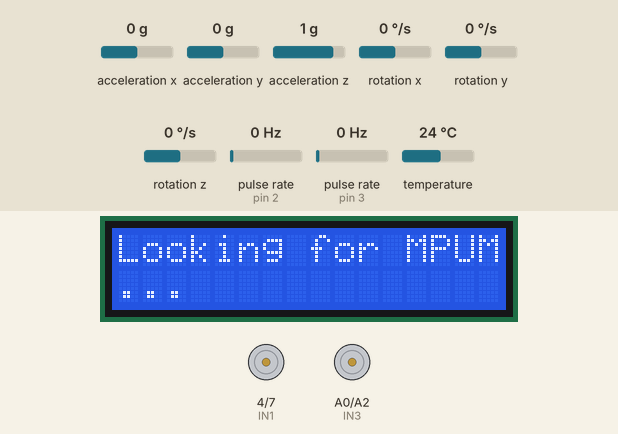
Recording of a sketch running on a simulated Arduino Uno, built with avr-gcc and run on an emulated ATmega328P. On the bench: 16×2 character LCD, motor-driver pin pairs drawn as motors (green arrow = first pin HIGH = forward, orange = second pin HIGH = backward, longer = more drive, scaled by the enable pin). Wiring (inferred from the names in the program): 2 × pulse sensor: data pin 2 / data pin 3. Inputs (shaded band) come from the test bench; at power-on: rotation z 0 °/s, pulse rate (sensors on pin 2, pin 3) 0 Hz, acceleration x 0 g, acceleration y 0 g, acceleration z 1 g, rotation x 0 °/s, rotation y 0 °/s, temperature 24 °C. What the sketch prints to the serial monitor is not drawn.

Above: at 1.0 s.
2.7 s: rotation z set to -192 °/s
5.7 s: pulse rate (sensor on pin 2) set to 100 Hz
At 7.77 s:
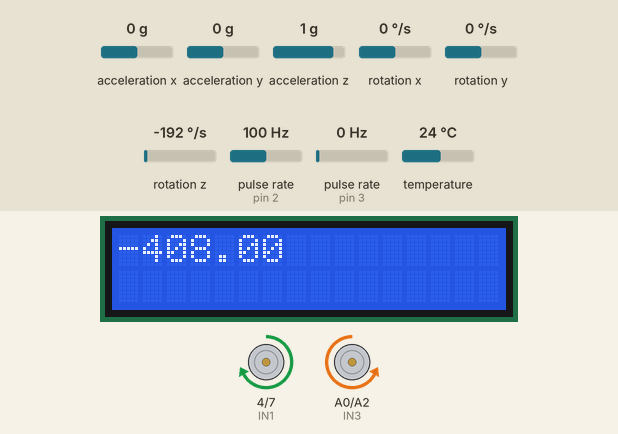
8.7 s: rotation z set to -100 °/s
At 11.6 s:
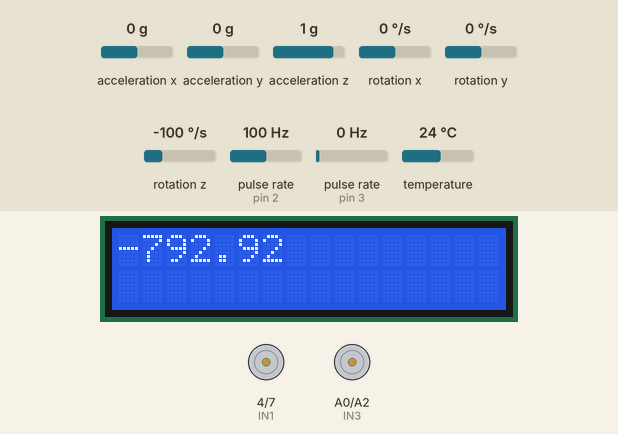
Timing chart, 0 to 13.1 s (numbered marks = the images above; inputs shaded):
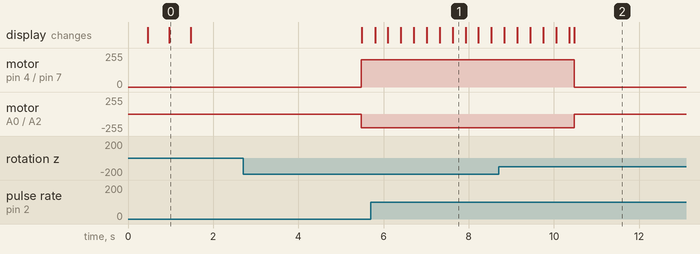

Measured:
- what the display in image 0 shows lasts 0.5 s, from 1.0 s to 1.5 s

The sketch:

ThreeSixtyTurn.ino
```cpp
#include <util/atomic.h>
#include <string.h>
#include <LiquidCrystal.h>
#include <Adafruit_MPU6050.h>
#include <Adafruit_Sensor.h>
#include <Wire.h>

const int LOOP_DELAY = 15;

// // Pin definitions
// Encoders
const int
  ENCODER_LEFT = 2,
  ENCODER_RIGHT = 3;

// Motor controls
const int
  ENA = 5,   // Enable right-side pair of motors -- Pair A
  ENB = 6,   // Enable left-side pair of motors -- Pair B
  IN1 = 4,   // Command Pair A forwards
  IN3 = A0,  // Command Pair A backwards
  IN2 = 7,   // Command Pair B forwards
  IN4 = A2;  // Command Pair B backwards

// ------------------------------------------------
// ------------------------------------------------

// // LCD
// LCD control pins
const int
  REGISTER_SELECT = 12,
  ENABLE = 13,
  DB4 = 8,
  DB5 = 9,
  DB6 = 10,
  DB7 = 11;
// Initialize the LCD
LiquidCrystal lcd(REGISTER_SELECT, ENABLE, DB4, DB5, DB6, DB7);

// ------------------------------------------------
// ------------------------------------------------

//// Common constants
double rad2deg = (double)180 / (double)PI;  // Convert whatever it's being multiplied with from radians to degrees

// ------------------------------------------------
// ------------------------------------------------

//// Distance & Time

// Distance calculation vars
float
  encoderAverage = 0.0,  // Calculated distance in centimeters
  distance = 0.0,        // Calculated distance in centimeters
  currDistTravelled = 0.0;
const int
  WHEEL_CIRCUM = 22,           // Circumference of the wheels of the line following car in centimeters
  PULSES_PER_REVOLUTION = 80;  // Number of pulses generated by the encoder wheel for one full revolution.
volatile int
  encLeft_highCount = 0,  // Count of '1's for ENCODER_LEFT
  encLeft_highCountStore = 0,
  encRight_highCount = 0,  // Count of '1's for ENCODER_RIGHT
  encRight_highCountStore = 0;

// Time tracking variables
unsigned long
  startTime = 0,
  elapsedTime = 0,
  currStopTime = 0;
bool inMotion = false;

// Display distance function
void displayDistance() {
  // Print distance on the 2nd row of the LCD
  lcd.setCursor(0, 1);
  lcd.print("Dist: ");
  lcd.print(distance, 2);  // Print to 2 decimal places
  lcd.print(" cm   ");
}

// Display time function
void displayTime(volatile unsigned long time) {
  // Calculate time in seconds
  const unsigned long seconds = time / 1000;
  // Print time on the 1st row of the LCD
  lcd.setCursor(0, 0);
  lcd.print("Time: ");
  lcd.print(seconds);
  lcd.print("s     ");
}

//// Distance Calculations Interrupts
// Interrupt Service Routine (ISR) for ENCODER_LEFT
void encoderLeft_ISR() {
  encLeft_highCount++; /* Increase count of encoder highs if rising edge is detected */
}
// Interrupt Service Routine (ISR) for ENCODER_RIGHT
void encoderRight_ISR() {
  encRight_highCount++; /* Increase count of encoder highs if rising edge is detected */
}

// ------------------------------------------------
// ------------------------------------------------

//// Line following/Movement

// Speeds
const int
  MAIN_SPD = 80,  // main speed of the LFC (Line Following Car)
  HI_SPD = 255,   // higher speed of the LFC
  LO_SPD = 0;     // lower speed of the LFC

// Threshold for line detection
const int IR_THRESHOLD = 200;

// Movement functions
void moveForward(int speed) {  // Move car forward
  // Speed control
  analogWrite(ENA, speed);
  analogWrite(ENB, speed);
  // Direction control
  digitalWrite(IN1, HIGH);
  digitalWrite(IN3, HIGH);
  digitalWrite(IN2, LOW);
  digitalWrite(IN4, LOW);
  // Set inMotion to indicate robot is moving
  if (inMotion == false) { inMotion = true; }
}
void moveLeft(int speed) {
  // Speed control
  analogWrite(ENA, speed);
  analogWrite(ENB, speed);
  // Direction control
  digitalWrite(IN1, HIGH);
  digitalWrite(IN3, LOW);
  digitalWrite(IN2, LOW);
  digitalWrite(IN4, HIGH);
  // Set inMotion to indicate robot is moving
  if (inMotion == false) { inMotion = true; }
}
void moveRight(int speed) {
  // Speed control
  analogWrite(ENA, speed);
  analogWrite(ENB, speed);
  // Direction control
  digitalWrite(IN1, LOW);
  digitalWrite(IN3, HIGH);
  digitalWrite(IN2, HIGH);
  digitalWrite(IN4, LOW);
  // Set inMotion to indicate robot is moving
  if (inMotion == false) { inMotion = true; }
}
void moveStop() {
  // Speed control
  analogWrite(ENA, 0);
  analogWrite(ENB, 0);
  // Direction control
  digitalWrite(IN1, LOW);
  digitalWrite(IN3, LOW);
  digitalWrite(IN2, LOW);
  digitalWrite(IN4, LOW);
  // Set inMotion to indicate robot is stationary
  if (inMotion == true) { inMotion = false; }
}
void lineFollowingLogic(int normalSpeed, int leftSensor, int rightSensor) {
  // Neither sensor is seeing the line, move straight
  if (leftSensor > IR_THRESHOLD && rightSensor > IR_THRESHOLD) { moveForward(normalSpeed); }
  // Left sensor is seeing the line, turn left
  if (leftSensor < IR_THRESHOLD && rightSensor > IR_THRESHOLD) { moveLeft(HI_SPD); }
  // Right sensor is seeing the line, turn right
  if (leftSensor > IR_THRESHOLD && rightSensor < IR_THRESHOLD) { moveRight(HI_SPD); }
  // Both sensors are seeing the line, stop
  if (leftSensor < IR_THRESHOLD && rightSensor < IR_THRESHOLD) { moveStop(); }
}

// ------------------------------------------------
// ------------------------------------------------

//// MPU-6050 Accelerometer

// Var definitions
// Vars for storing raw accelerometer data
float
  accel_x,  // X-axis raw acceleration data
  accel_y,  // Y-axis raw acceleration data
  accel_z;  // Z-axis raw acceleration data

// Vars for storing calculated roll and pitch
double
  roll = 0,      // Calculated roll angle
  pitch = 0,     // Calculated pitch angle
  maxPitch = 0,  // Maximum recorded pitch angle
  minPitch = 0;  // Minimum recorded pitch angle (can be negative)

// Initialise the accelerometer
Adafruit_MPU6050 mpu;

// Function to calculate pitch from MPU accelerometer data and return the calculated value
float calcPitch(const float x, const float y, const float z) {
  // Store accelerometer data for each axis as a double
  double x_Buff = (double)x;
  double y_Buff = (double)y;
  double z_Buff = (double)z;

  // Calculate pitch in degrees from accelerometer data
  float result = atan2((-x_Buff), sqrt(y_Buff * y_Buff + z_Buff * z_Buff)) * rad2deg;

  return result;  // Return calculated pitch in degrees
}

// SPEED : Speed to rotate at
// ROTATE_TIMEOUT : Maximum time allowed for rotation
void rotate360(int SPEED, unsigned long ROTATE_TIMEOUT) {
  float amountRotated = 0;  // Variable to track the total amount rotated

  // Timekeeping variables
  unsigned long
    prevTime = millis(),
    startRotate = millis();

  // Start rotating
  moveLeft(SPEED);

  // While loop to measure the amount rotated
  while (amountRotated < 340 && (millis() - startRotate) < ROTATE_TIMEOUT) {
    lcd.setCursor(0, 0);
    lcd.print(amountRotated);
    lcd.print("     ");

    sensors_event_t a, g, temp;   // Initialise vars for getting MPU data
    mpu.getEvent(&a, &g, &temp);  // Get MPU data

    // Get raw z-axis gyroscope data and convert it to degrees per second
    double rawGyroZDegs = (double)g.gyro.z * rad2deg;

    // Get current time as a reference point
    unsigned long currTime = millis();

    // calculate the DT used to integrate the degrees per second data to get total degrees
    float deltaT = (float)(currTime - prevTime) / (float)1000;

    // Calculate the total amount rotated (in degrees per second) via integration
    amountRotated += rawGyroZDegs * deltaT;

    // Set the prevTime var to the current time so as to be used in the next loop iteration to calculate DT
    prevTime = currTime;

    // If the amount rotated is greater than or equal to 360,
    // Break out of the while loop
    if (amountRotated > 360) {
      break;
    }

    // Delay iteration of while loop for stability
    delay(10);
  }

  // Stop movement after the while loop has been completed
  moveStop();
}

// Function to display both the current pitch and the maximum measured pitch on the LCD
void displayAngleMax(const float pitch, const float maxp) {
  lcd.setCursor(0, 0);   // Set cursor to the first character of the first row
  lcd.print("Pitch: ");  // Print "Pitch: " indicating it is the current pitch
  lcd.print(pitch, 2);   // Print input to two decimal places
  lcd.print("DEG  ");    // Print units and clearing space

  lcd.setCursor(0, 1);  // Set cursor to the first character of the second row
  lcd.print("Max: ");   // Print "Max: " indicating it is the maximum recorded pitch
  lcd.print(maxp, 2);   // Print input to two decimal places
  lcd.print("DEG  ");   // Print units and clearing space
}
// Function to display both the current pitch and the minimum measured pitch on the LCD
void displayAngleMin(const float pitch, const float minp) {
  lcd.setCursor(0, 0);   // Set cursor to the first character of the first row
  lcd.print("Pitch: ");  // Print "Pitch: " indicating it is the current pitch
  lcd.print(pitch, 2);   // Print input to two decimal places
  lcd.print("DEG  ");    // Print units and clearing space

  lcd.setCursor(0, 1);  // Set cursor to the first character of the second row
  lcd.print("Max: ");   // Print "Max: " indicating it is the maximum recorded pitch
  lcd.print(minp, 2);   // Print input to two decimal places
  lcd.print("DEG  ");   // Print units and clearing space
}

const int RAMP_ANGLE_POS = 24;
const int RAMP_ANGLE_NEG = -(RAMP_ANGLE_POS);

// ------------------------------------------------
// ------------------------------------------------

// // Setup routine change
// Boolean flags
bool
  reachedTop = false,   // Flag indicating whether or not it has reached the top of the ramp (Event happens 1st)
  topWaitEnd = false,   // Flag indicating that the car has finished waiting for 4s at the top of the ramp (Event happens 2nd)
  hasSpun = false,      // Flag indicating whether or not it has completed the 360 degree spin (Event happens 3rd)
  rampAscent = false,   // Flag indicating whether or not it has gone up the ramp
  rampDescent = false;  // Flag indicating whether or not it has gone down the ramp

unsigned long TOP_WAIT_DURATION = 4000;
int RAMP_ASCENT_NUDGE = 2;  // distance in cm to travel forward by once car fully ascents the ramp in order to be in the middle of the ramp

// ------------------------------------------------
// ------------------------------------------------

void setup() {
  // Set up Encoder Pin as inputs
  pinMode(ENCODER_LEFT, INPUT);
  pinMode(ENCODER_RIGHT, INPUT);

  // Set up motor pins as outputs
  pinMode(ENA, OUTPUT);
  pinMode(ENB, OUTPUT);
  pinMode(IN1, OUTPUT);
  pinMode(IN3, OUTPUT);
  pinMode(IN2, OUTPUT);
  pinMode(IN4, OUTPUT);

  // Attach interrupt to the encoder pins on the rising edge
  attachInterrupt(digitalPinToInterrupt(ENCODER_LEFT), encoderLeft_ISR, RISING);
  attachInterrupt(digitalPinToInterrupt(ENCODER_RIGHT), encoderRight_ISR, RISING);

  // Initialize the LCD
  lcd.begin(16, 2);              // Set up the LCD with 16 columns and 2 rows
  lcd.setCursor(0, 0);           // Set cursor to the first character of the first row
  lcd.print("Looking for MPU");  // Print message about looking for MPU
  delay(400);                    // Delay for a bit to show the "Looking for MPU message"

  // Start Serial Comms
  Serial.begin(115200);
  // Clear lines to indicate new serial data
  Serial.println("");
  Serial.println("");

  // Try to initialize MPU
  if (!mpu.begin()) {
    Serial.println("Failed to find MPU6050");
    while (1) {
      delay(10);
    }
  }
  Serial.println("MPU6050 Found");
  Serial.println("");          // Clear line to seperate MPU status print from data print
  lcd.print("MPU6050 Found");  // Indicate on LCD that MPU has been found

  mpu.setAccelerometerRange(MPU6050_RANGE_16_G);  // set accelerometer range to +-16G
  mpu.setGyroRange(MPU6050_RANGE_500_DEG);        // set gyro range to +- 500 deg/s
  mpu.setFilterBandwidth(MPU6050_BAND_10_HZ);     // set filter bandwidth to 10 Hz

  delay(500);  // Delay for a bit to show the "MPU6050 Found" message

  lcd.print("Starting run...");  // Print message about starting movement

  delay(500);   // Wait a little before starting to move
  lcd.clear();  // Clear LCD
  // lcd.setCursor(0, 0);       // Set cursor to the first character of the first row
  // lcd.print("Ramp Angle:");  // Print "Ramp Angle" text on the first line

  // Set Starting time of run
  startTime = millis();
}

void loop() {
  // Calculate the amount of time that has passed
  elapsedTime = millis() - startTime;

  sensors_event_t a, g, temp;   // Initialise vars for getting MPU data
  mpu.getEvent(&a, &g, &temp);  // Get MPU data

  accel_x = a.acceleration.x;  // Get acceleration in the x-axis
  accel_y = a.acceleration.y;  // Get acceleration in the y-axis
  accel_z = a.acceleration.z;  // Get acceleration in the z-axis

  // Calculate pitch from MPU accelerometer data
  pitch = calcPitch(accel_x, accel_y, accel_z);
  // Compare maxPitch and pitch and assign the higher value to maxPitch
  maxPitch = max(maxPitch, pitch);
  // Compare minPitch and pitch and assign the lower value to minPitch
  minPitch = min(minPitch, pitch);

  // Disable interrupts when using the encoder high counts to do math
  // From https://docs.arduino.cc/language-reference/en/variables/variable-scope-qualifiers/volatile/#example-code
  ATOMIC_BLOCK(ATOMIC_RESTORESTATE) {
    // Calculate distance
    encoderAverage = ((float)(encLeft_highCount + encRight_highCount)) / 2.0;
    distance = ((float)encoderAverage / (float)PULSES_PER_REVOLUTION) * (float)WHEEL_CIRCUM;  // distance is in centimeters
    // distance = ((float)encLeft_highCount / PULSES_PER_REVOLUTION) * WHEEL_CIRCUM;  // distance is in centimeters
  }

  if (rampAscent == false && reachedTop == false) {
    // Simulate having reached the top of the ramp
    rampAscent = true;
    reachedTop = true;

    // Record the time at which the car reaches the top as a reference
    currStopTime = elapsedTime;
  }

  // Wait for 4 seconds at the top of the ramp
  if (reachedTop == true && topWaitEnd == false && hasSpun == false && (elapsedTime - currStopTime) < TOP_WAIT_DURATION) { moveStop(); }
  if (reachedTop == true && topWaitEnd == false && hasSpun == false && (elapsedTime - currStopTime) >= TOP_WAIT_DURATION) {
    moveStop();
    topWaitEnd = true;
  }

  // Turning 360 degrees at the top of the ramp
  if (reachedTop == true && topWaitEnd == true && hasSpun == false) {
    rotate360(203, 5000);
    hasSpun = true;
    delay(1000);  // wait for 1 second after rotating 360 degrees
  }

  // displayAngleMin(pitch, minPitch);

  delay(LOOP_DELAY);  // Adjust the delay for smoother updates
}
```
